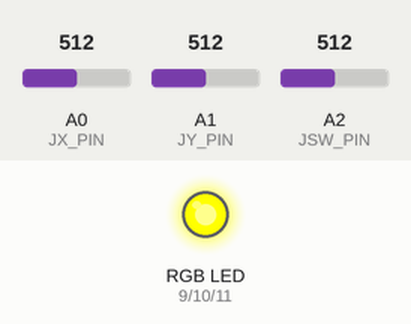
Recording of a sketch running on a simulated Arduino Uno, built with avr-gcc and run on an emulated ATmega328P. On the bench: an RGB LED mixed from three pins (HIGH = lit). The inputs (shaded band) are chosen by the test bench; at power-on: A2 (JSW_PIN) = 512, A0 (JX_PIN) = 512, A1 (JY_PIN) = 512.

Above: at 1.2 s.
1.3 s: A2 (JSW_PIN) set to 716
At 2.3 s:
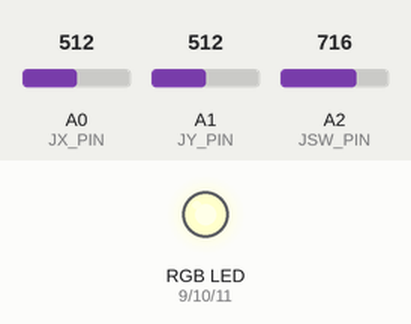
2.8 s: A0 (JX_PIN) set to 122
At 3.6 s:
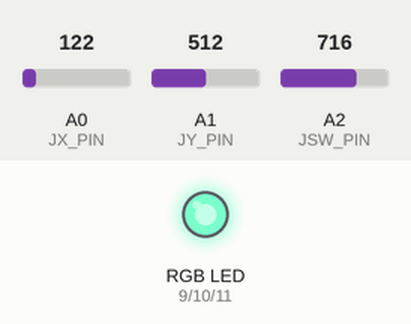
4.3 s: A1 (JY_PIN) set to 122
At 5.0 s:
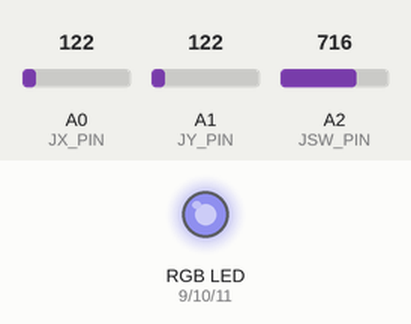
5.8 s: A0 (JX_PIN) set to 0
At 6.3 s:
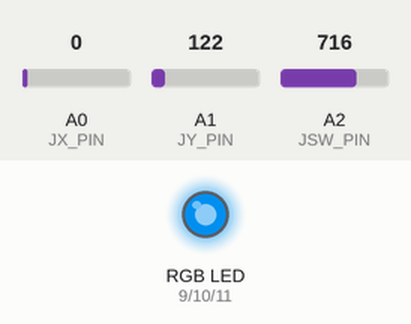
7.3 s: A1 (JY_PIN) set to 0
At 7.6 s:
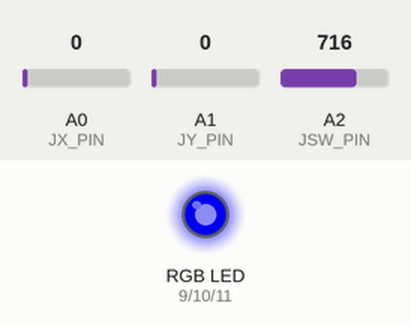
8.8 s: A2 (JSW_PIN) set to 760
10.3 s: A2 (JSW_PIN) set to 768
At 11.5 s:
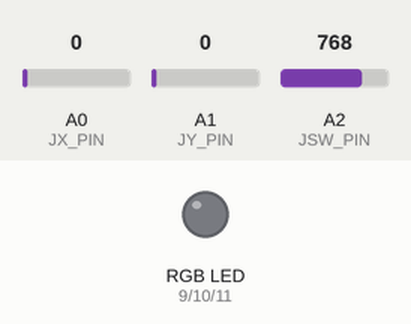
Timing chart, 0 to 12.8 s (numbered marks = the images above; inputs shaded):
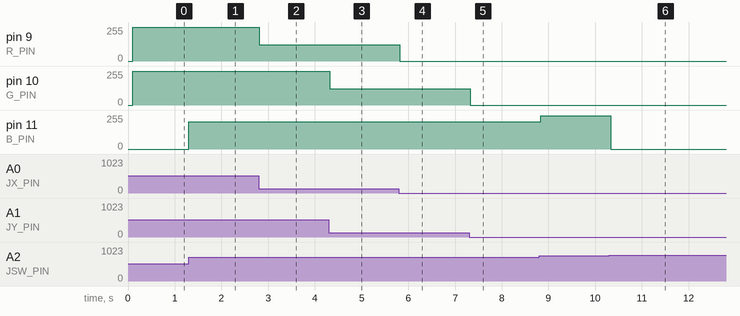

Measured:
- after the input at 1.3 s, pin 11 (B_PIN): 0/255 → 204/255 at once
- after the input at 2.8 s, pin 9 (R_PIN): 255/255 → 122/255 at once
- after the input at 4.3 s, pin 10 (G_PIN): 255/255 → 122/255 at once
- after the input at 5.8 s, pin 9 (R_PIN): 122/255 → 0/255 at once
- after the input at 7.3 s, pin 10 (G_PIN): 122/255 → 0/255 at once
- after the input at 8.8 s, pin 11 (B_PIN): 204/255 → 248/255 at once
- after the input at 10.3 s, pin 11 (B_PIN): 248/255 → 0/255 at once

The sketch:

joystick_rgb.ino
```cpp
//TLD - TheLostDigit
//Joystick with RGB LED Control
//Simple way to use a joystick to control an RGB LED

int R_PIN = 9; //Pin for the red portion of the LED
int G_PIN = 10; //Pin for the red portion of the LED
int B_PIN = 11; //Pin for the red portion of the LED
int JX_PIN = 0; //Pin for the Joystick X Direction (Analog)
int JY_PIN = 1; //Pin for the Joystick Y Direction (Analog)
int JSW_PIN = 2; //Pin for the Joystick Switch (Analog)


int joyX; //Variable to store the Joystick X reading
int joyY; //Variable to store the Joystick Y reading
int joySW; //Variable to store the Joystick Switch Reading

//Setup the Arduino
void setup()
{
  pinMode(R_PIN, OUTPUT); //Make the pin you used an output on the Arduino
  pinMode(G_PIN, OUTPUT); //Make the pin you used an output on the Arduino
  pinMode(B_PIN, OUTPUT); //Make the pin you used an output on the Arduino
}

//This function will update the RGB LED when called
void setRGB(int rLed, int gLed, int bLed)
{
  analogWrite(R_PIN, rLed);
  analogWrite(G_PIN, gLed);
  analogWrite(B_PIN, bLed);
}

//This code will run infinitely
void loop()
{

  delay(100); //Delay 100mS to slow to 10 readings per second
  joyX = analogRead(JX_PIN); //Read the X position
  joyY = analogRead(JY_PIN); //Read the Y position
  joySW = analogRead(JSW_PIN); //Read the Switch, 255 or 0

  setRGB(joyX, joyY, joySW); //Set the RGB output to the inputs from the joystick

}
```
